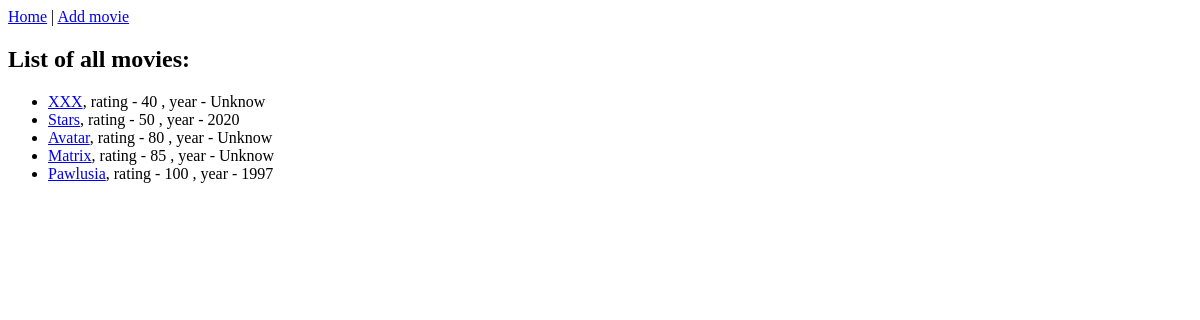
/movie/, run on an earlier commit of the app's database.
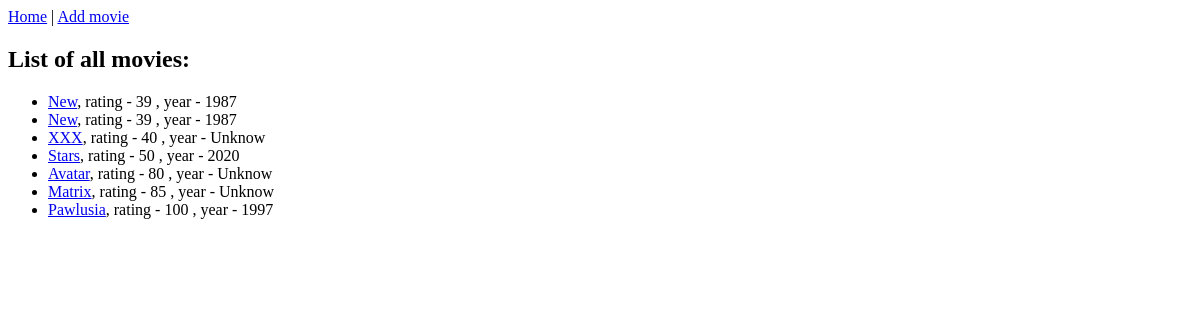
And on a later commit of the database.
### movie_app/models.py (models this page shows, shortened)
class Movie(models.Model):
    name = models.CharField(max_length=40)
    rating = models.IntegerField()
    year = models.IntegerField(null=True)
    budget= models.IntegerField(default=10000000)
    slug= models.SlugField(default='', null=False)
    def get_url(self):
        return reverse('one_movie', args=[self.id])

### movie_app/views.py (the view)
# urls.py: path('movie/', views.show_all_movies, name='all_movies'),
def show_all_movies(request):
    movies =Movie.objects.order_by(F('rating').asc())
    return render(request, 'movie_app/all_movies.html', {'movies':movies})

### movie_app/templates/movie_app/all_movies.html (shortened to what this page needs)
{% extends 'movie_app/base.html'%}
{% block content %}
    {% include 'includes/nav.html' %}
    <h2>List of all movies:</h2>
    <ul>
        {% for movie in movies %}
            <li><a href="{{ movie.get_url }}"> {{ movie.name }}</a>, rating - {{movie.rating}} , year - {{ movie.year| default_if_none:"Unknow" }}</li>
        {% endfor %}
    </ul>
{% endblock %}

### movie_app/templates/movie_app/base.html (shortened to what this page needs)
<!DOCTYPE html>
<html lang="en">
<head>
</head>
<body>
    {% block content %} {% endblock %}
</body>
</html>

### movie_app/templates/includes/nav.html
<nav>
    <a href="{% url 'all_movies' %}">Home</a> |
    <a href="add_movie">Add movie</a>
</nav>

What changed in the data, as far as the page shows it:
added Movie: name "New", rating "39", year "1987"
added Movie: name "New", rating "39", year "1987"
